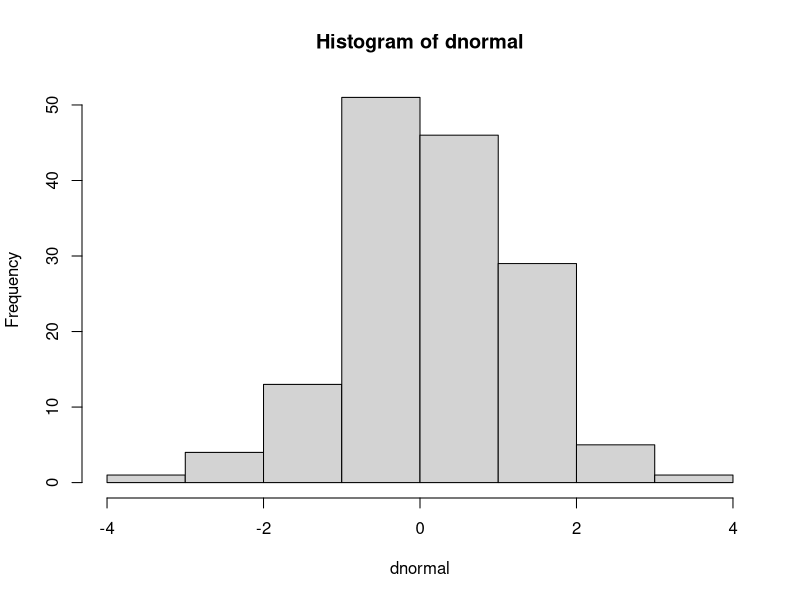
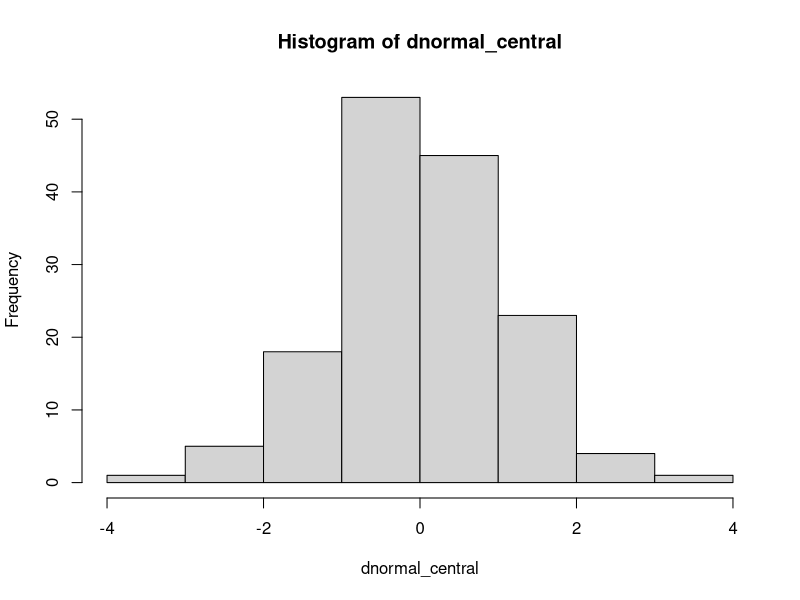

These charts were generated, in order, by the following R code:
# Atividades

# Criando um dataframe

nome <- c("Leticia", "Daniel", "Danillo", "Mariana")

idade <- c(23, 22, 25, 21)

cidade <- c("Paulista", "Recife", "Recife", "Jaboatão")

curso <- c("Ciência Política", "Direito", "Relações Internacionais", "Ciência Política")

instituicao <- c("UFPE", "Católica", "Estácio", "UFPE")

perfil_alunos <- data.frame(nome, idade, cidade, curso, instituicao)
str(perfil_alunos)
head(perfil_alunos)

# Criando variáveis

dnormal <- rnorm(150)
dnormal

dbinomial <- rbinom(150, 1, 0.3)
dbinomial

index <- seq(1, length(dbinomial))
index

# Amostragem e Bootstrapping

bootstrappingnormal50 <- replicate(50, sample(dnormal, 10, replace = TRUE))
bootstrappingnormal50

bootstrappingnormal75 <- replicate(75, sample(dnormal, 10, replace = TRUE))
bootstrappingnormal75

bootstrappingnormal100 <- replicate(100, sample(dnormal, 10, replace = TRUE))
bootstrappingnormal100


# Calculando com o R

hist(dnormal)

dnormal_central <- dnormal - mean(dnormal)
hist(dnormal_central)


# Indexação

dnormal[35]
dnormal[dnormal > 2 & dnormal < 3]

# Controle e repetição

perfil_alunos$codificacao <- ifelse(perfil_alunos$instituicao == "UFPE", 0, 1)
head(perfil_alunos)




